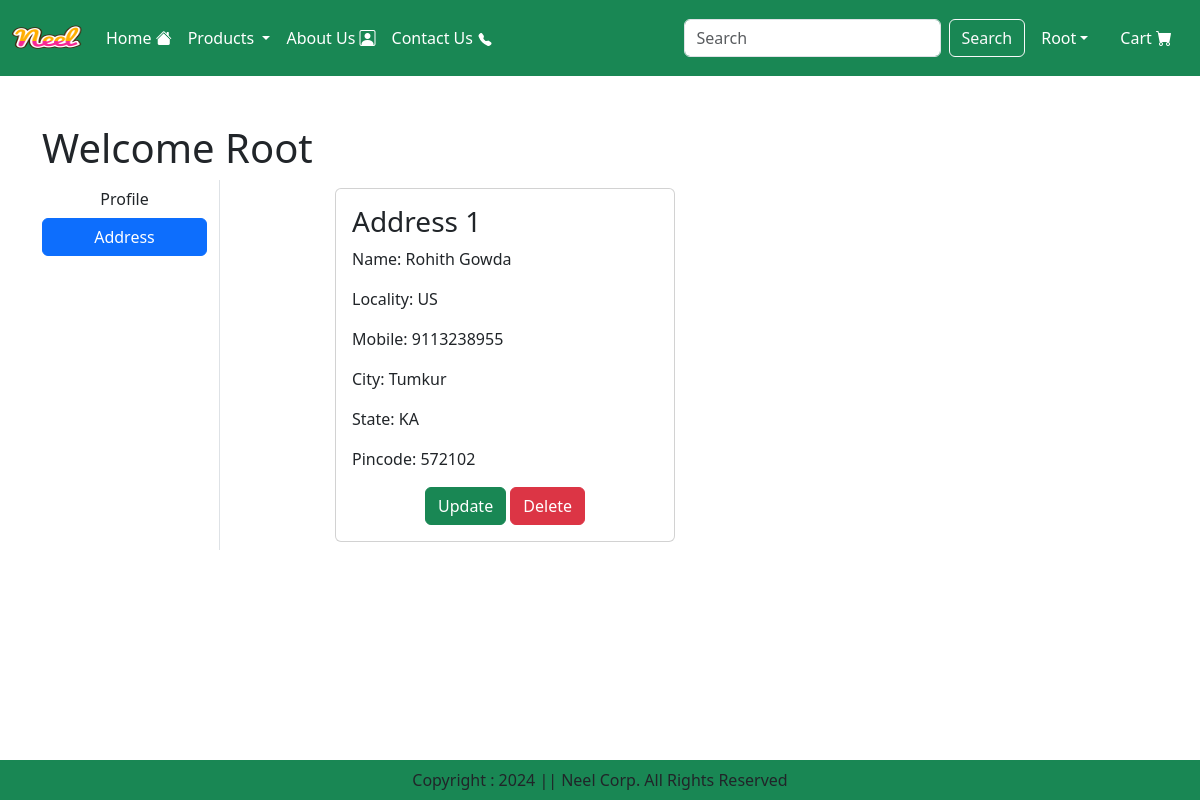
/address/ (signed in), run on an earlier commit of the app's database.
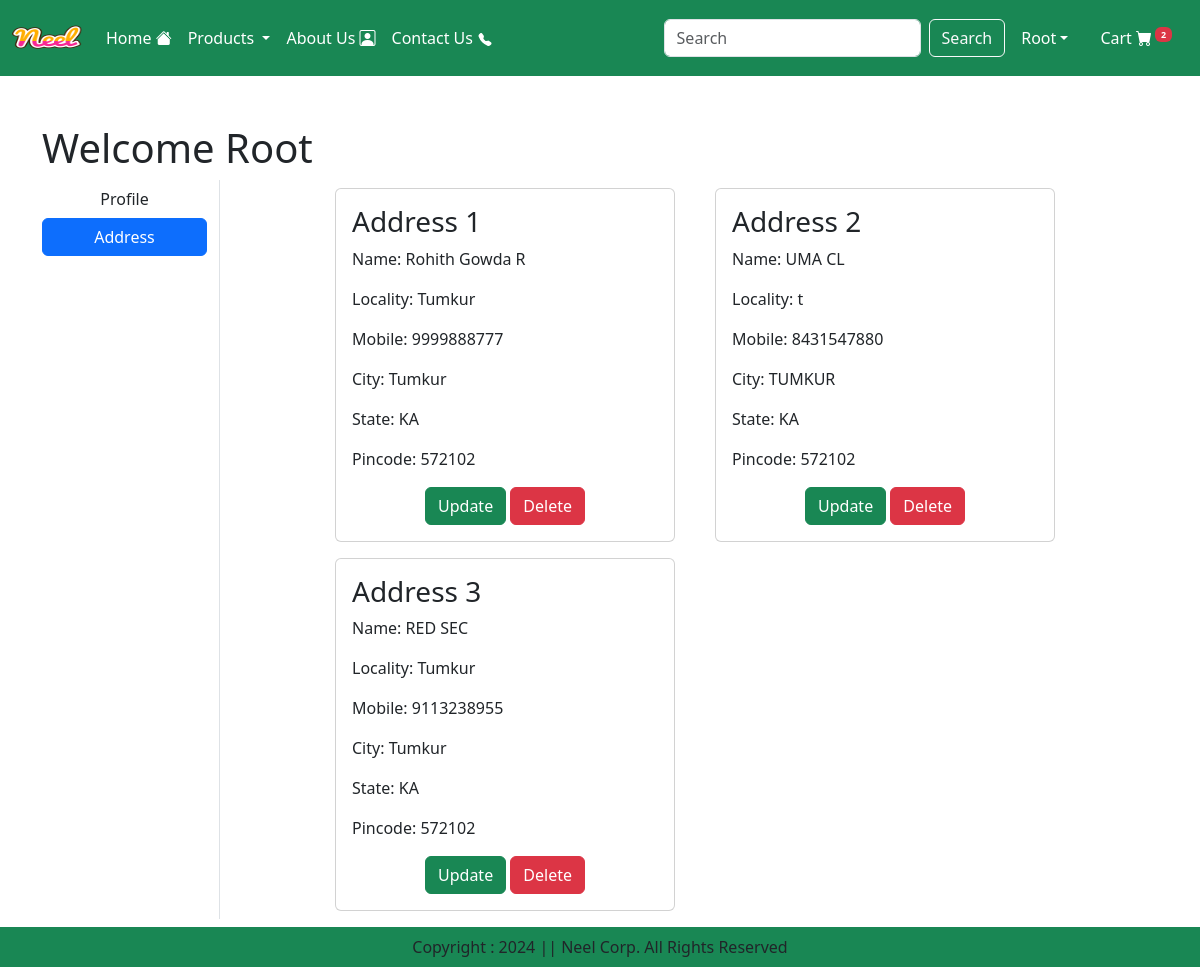
And on a later commit of the database.
### app/models.py (models this page shows, shortened)
class Customer(models.Model):
    user = models.ForeignKey(User,on_delete=models.CASCADE)
    name = models.CharField(max_length=30)
    locality = models.CharField(max_length=300)
    city = models.CharField(max_length=50)
    mobile =models.IntegerField()
    zipcode = models.IntegerField()
    state = models.CharField(choices=STATE_CHOICES,max_length=50)

### app/views.py (the view)
# urls.py: path("address/",adress,name="address"),
@login_required
def adress(request):
    cartitem = cart_num(request)
    add = Customer.objects.filter(user=request.user)
    return render(request,'address.html',locals())

### app/views.py (called while the page is built)
def cart_num(request)->int:
    if request.user.is_authenticated:
        return  len(Cart.objects.filter(user=request.user))

### app/templates/address.html (shortened to what this page needs)
{% extends "base.html" %}
{% load static %}
{% block main %}
<div class="container my-5">
    <div class="row">
        <h1>Welcome <span class="text-capitalize">{{request.user}}</span></h1>
        <div class="col-sm-2 border-end">
            <ul class="list-unstyled">
                <li class="d-grid"><a href="{% url 'profile'%}" class="btn ">Profile</a></li>
                <li class="d-grid"><a href="{% url 'address'%}" class="btn btn-primary">Address</a></li>
            </ul>
        </div>
        <div class="col-sm-8 offset-sm-1" >
            <div class="row">
                {% for ad in add %}
                    <div class="col-sm-6">
                        <div class="card m-2">
                            <div class="card-body">
                                <h3>Address {{forloop.counter}}</h3>
                                <p>Name: {{ad.name}}</p>
                                <p>Locality: {{ad.locality}}</p>
                                <p>Mobile: {{ad.mobile}}</p>
                                <p>City: {{ad.city}}</p>
                                <p>State: {{ad.state}}</p>
                                <p>Pincode: {{ad.zipcode}}</p>
                                <div class="text-center"  >
                                    <a href="{% url 'updateAddress' pk=ad.id %}" type="button" class="btn btn-success">Update</a>
                                    <a href="{% url 'deleteaddress' pk=ad.id %}" type="button" class="btn btn-danger">Delete</a>
                                </div>
                            </div>
                        </div>
                    </div>
                {% endfor %}
            </div>
        </div>
    </div>
 </div>
{% endblock main %}

### app/templates/base.html (shortened to what this page needs)
{% load static %}
<!DOCTYPE html>
<html lang="en">
  <head>
    <link rel="stylesheet" href="https://cdn.jsdelivr.net/npm/bootstrap-icons@1.11.3/font/bootstrap-icons.min.css">
    <link
      href="https://cdn.jsdelivr.net/npm/bootstrap@5.3.3/dist/css/bootstrap.min.css"
      rel="stylesheet"
    />
    <link rel="stylesheet" href="{% static "css/owl.carousel.min.css" %}">
    <link rel="stylesheet" href="{% static "css/all.min.css" %}">
    <link rel="stylesheet" href="{% static "css/style.css" %}">
  </head>
  <body>
     <nav class="navbar navbar-expand-lg navbar-dark bg-success">
      <div class="container-fluid">
        <a class="navbar-brand" href=""><img src="{% static "images/neel.png" %}" width="70" height="50" alt=""> </a>
        <div class="collapse navbar-collapse" id="navbarSupportedContent">
          <ul class="navbar-nav me-auto mb-2 mb-lg-0">
            <li class="nav-item">
              <a class="nav-link active" aria-current="page" href="/">Home <i class="bi bi-house-fill"></i></a>
            </li>
            <li class="nav-item dropdown ">
              <a class="nav-link dropdown-toggle text-white" href="#" role="button" data-bs-toggle="dropdown" aria-expanded="false">
                Products
              </a>
            </li>
            <li class="nav-item">
              <a class="nav-link text-white" href="{% url 'about'%}"> About Us <i class="bi bi-person-square"></i></a>
            </li>
            <li class="nav-item">
              <a class="nav-link text-white" href="{% url 'contact'%}">Contact Us </a>
            </li>
          </ul>
          <form class="d-flex" role="search" action="/search">
            <input class="form-control me-2" name="search" type="search" placeholder="Search" aria-label="Search">
            <button class="btn btn-outline-light" type="submit">Search</button>
          </form>
        </div>
          <ul class="navbar-nav  me-auto mb-2 mb-lg-0">
            {% if request.user.is_authenticated %}
            <li class="nav-item dropdown mx-2">
              <a class="nav-link dropdown-toggle text-white" href="#" id="profileDropdown" role="button" data-bs-toggle="dropdown"
               aria-expanded="false">{{request.user.username|capfirst}}</a>
            </li>
            <li class="nav-item mx-2">
              <a href="{% url "showcart" %}" class="nav-link text-white">Cart <i class="bi bi-cart-fill"></i>{% if cartitem > 0 %}<sup>
                <span class="badge bg-danger">
                {{cartitem}}
              </span></sup>
              {% endif %}
              </a>
            </li>
            {% endif %}
          </ul>
      </div>
    </nav>
    {% block main %}{% endblock main %}
    <footer class="container-fluid fixed-bottom bg-success text-center p-2 mt-5">
      Copyright : 2024 || Neel Corp. All Rights Reserved
    </footer>
  </body>
</html>

What changed in the data, as far as the page shows it:
changed Customer: name "Rohith Gowda" → "Rohith Gowda R"; locality "US" → "Tumkur"; mobile "9113238955" → "9999888777"
added Customer: name "UMA CL", locality "t", mobile "8431547880", city "TUMKUR", state "KA", zipcode "572102"
added Customer: name "RED SEC", locality "Tumkur", mobile "9113238955", city "Tumkur", state "KA", zipcode "572102"
Also different on the page:
{{ cartitem }}: (not shown) → "2"
